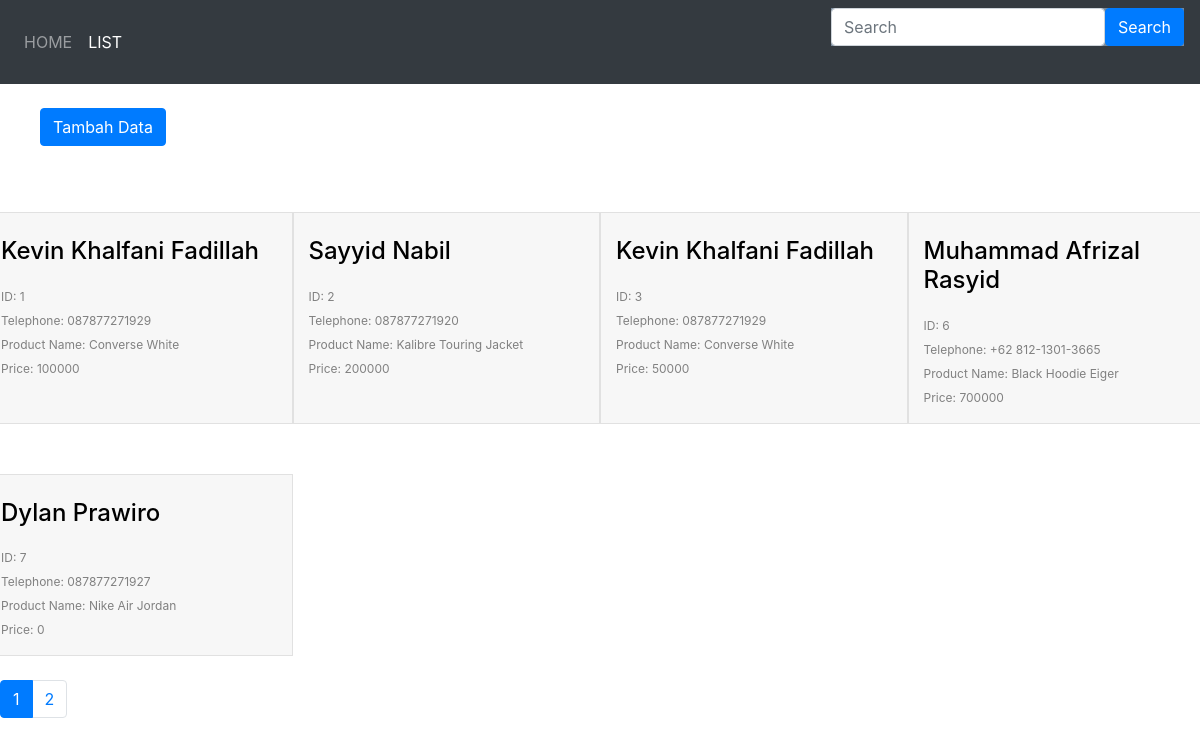
The app's page /read.php with its own data.
### tables this page shows
CREATE TABLE `khalfani` (
  `id_pembeli` int(10) NOT NULL,
  `nama` varchar(30) NOT NULL,
  `alamat` varchar(50) NOT NULL,
  `HP` varchar(20) NOT NULL,
  `Tgl_Transaksi` date NOT NULL,
  `Jenis_Barang` varchar(25) NOT NULL,
  `Nama_Barang` varchar(50) NOT NULL,
  `Jumlah` int(20) NOT NULL,
  `Harga` int(25) NOT NULL
);

### read.php (the view, shortened to what this page needs)
<?php require "Config/database.php" ?>
<!DOCTYPE html>
<html>
<head>
	<link rel="stylesheet" href="https://cdn.jsdelivr.net/npm/bootstrap@4.4.1/dist/css/bootstrap.min.css">
	<link rel="stylesheet" href="Asset/Css/style.css">
</head>
<body>
<nav class="navbar navbar-expand-lg navbar-dark bg-dark">
		<div class="collapse navbar-collapse" id="navbarTogglerDemo01">
			<ul class="navbar-nav mr-auto mt-2 mt-lg-0">
				<li class="nav-item ">
					<a class="nav-link" href="index.php">HOME <span class="sr-only">(current)</span></a>
				</li>
				<li class="nav-item active">
					<a class="nav-link" href="read.php">LIST</a>
				</li>
			</ul>
			<header>
				<form method="get" class="form-inline my-2 my-lg-0">
					<div class="input-group">
						<div class="form-outline">
							<input type="search" name="search" id="form1" placeholder="Search" class="form-control" />
						</div>
						<input type="submit" class="btn btn-primary" value="Search">
					</div>
				</form>
			</header>
		</div>
	</nav>
	<br>
	<ul><a href="create.php" type="submit" class="btn btn-primary" > Tambah Data </a></ul>
	<div class="wrapper">
		<div class="row">
			<?php
				$batas = 5;
				$halaman = $_GET['halaman'] ?? null;
				if(empty($halaman)){
					$posisi = 0; $halaman = 1;
				}else{
					$posisi = ($halaman-1) * $batas;
				}
				if(isset($_GET['search'])){
					$search = $_GET['search'];
					$sql="SELECT * FROM khalfani WHERE nama or id_pembeli LIKE '%$search%' ORDER BY id_pembeli ASC LIMIT $posisi, $batas";
				}
				else{
					$sql="SELECT * FROM khalfani ORDER BY id_pembeli ASC LIMIT $posisi, $batas";
				}
				$hasil=mysqli_query($conn, $sql);
				while ($data = mysqli_fetch_array($hasil)) {
			?>
				<div class="col-md-3 produk">
					<a href="detail.php?id=<?= $data['id_pembeli'] ?>">
					<br>
						<h4><?= $data['nama'] ?></h4>
						<br>
						<p class="asal-produk">ID: <?=$data['id_pembeli']?></p>
						<p class="asal-produk">Telephone: <?=$data['HP']?></p>
						<p class="asal-produk">Product Name: <?=$data['Nama_Barang']?></p>
						<p class="asal-produk">Price: <?=$data['Harga']?></p>
					</a>
				</div>
			<?php } ?>
		</div>
		<?php
			if(isset($_GET['search'])){
				$search= $_GET['search'];
				$query2="SELECT * FROM khalfani WHERE nama OR id_pembeli LIKE '%$search%' ORDER BY id_pembeli DESC";
			}else{
				$query2="SELECT * FROM khalfani ORDER BY id_pembeli DESC";
			}
			$result2 = mysqli_query($conn, $query2);
			$jmldata = mysqli_num_rows($result2);
			$jmlhalaman = ceil($jmldata/$batas);
		?>
		<br>
		<ul class="pagination">
			<?php
				for($i=1;$i<=$jmlhalaman; $i++) {
					if ($i != $halaman) {
						if(isset($_GET['search'])){
							$search = $_GET['search'];
							echo "<li class='page-item'><a class='page-link' href='read.php?halaman=$i&search=$search'>
								  $i</a></li>";
						}else{
							echo "<li class='page-item'><a class='page-link' href='read.php?halaman=$i'>$i</a></li>";
						}
					} else {
						echo "<li class='page-item active'><a class='page-link' href='#'>$i</a></li>";
					}
				}
			?>
		</ul>
	</div>
</body>
</html>

### Asset/Css/style.css (style rules this page uses)
.wrapper { width: 1200px; padding:0 auto; margin: 0 auto; }
header { background-color: #778899; margin-bottom: 30px; }
body { background-color: #FFFFFF; }
header form { margin-top: 10px; }
.produk { background-color: #f7f7f7; border: 1px solid #e1e1e1; margin-top: 50px; }
.asal-produk { float: center; margin-top: -10px; color: grey; font-size: 12px; }
.produk h4 { color: black; }

### records on screen
khalfani: nama "Kevin Khalfani Fadillah", id_pembeli "1", HP "087877271929", Nama_Barang "Converse White", Harga "100000"
khalfani: nama "Sayyid Nabil", id_pembeli "2", HP "087877271920", Nama_Barang "Kalibre Touring Jacket", Harga "200000"
khalfani: nama "Kevin Khalfani Fadillah", id_pembeli "3", HP "087877271929", Nama_Barang "Converse White", Harga "50000"
khalfani: nama "Muhammad Afrizal Rasyid", id_pembeli "6", HP "+62 812-1301-3665", Nama_Barang "Black Hoodie Eiger", Harga "700000"
khalfani: nama "Dylan Prawiro", id_pembeli "7", HP "087877271927", Nama_Barang "Nike Air Jordan", Harga "0"
